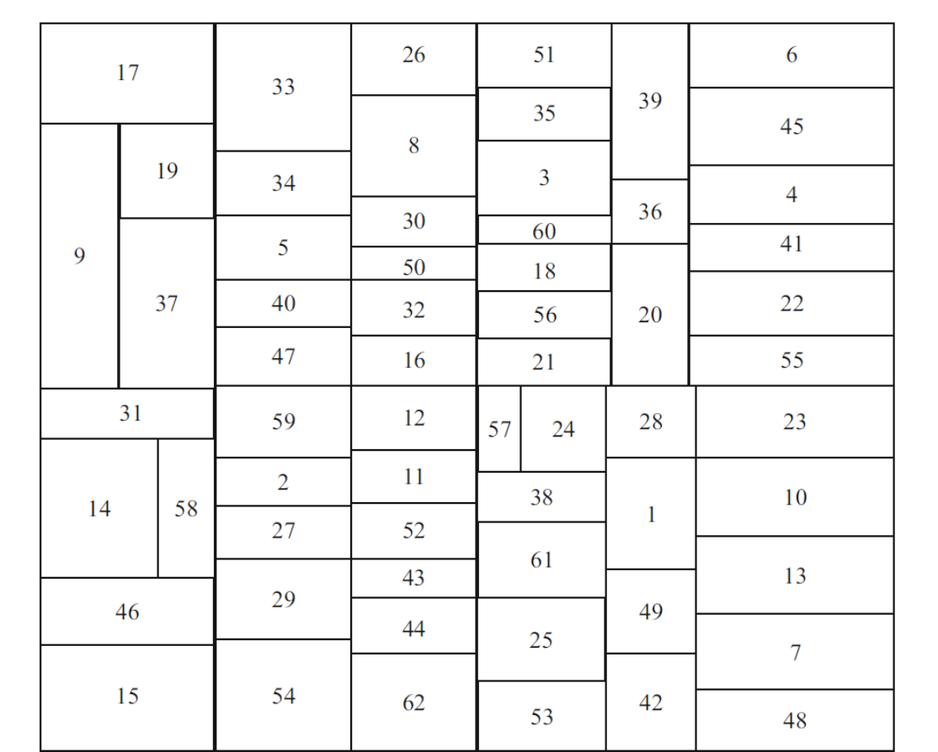
#> input picture findingCorners/img/sample.png, 938 x 752 px, shrunk from 1114 x 894 before the run
$ jupyter execute --allow-errors coordinatesDetector.ipynb
#> lines starting #> are read from the running program, lines starting #| are printed output that depends on the picture; after the words box and inside, x2 and y2 are one past the last pixel; in counts of white or black regions, pixels touching at a corner belong together
1. Make sure all the instructions are downloaded by running these lines in your console

2. Modify settings in the file

[cell 1]
# ! Settings:
imgPath = 'img/sample.png' # path to the image to be analyzed
showImgWithPoints = True # True = would show image with points drawn on it. False = would show found points plotted on a graph

3. Have a file at your computer/laptop with name findRects.py with the following code:

[cell 2]
import cv2
import ast
import easyocr
import numpy as np
import matplotlib.pyplot as plt
from openpyxl import Workbook, load_workbook

# ! Settings:
imgPath = 'img/sample.png' # path to the image to be analyzed
showImgWithPoints = True # True = would show image with points drawn on it. False = would show found points plotted on a graph


# -------------------------------------------------------------------------------------------------------------------- #

# - Create an Excel file that will contain all the coordinates -
wb = Workbook()
ws = wb.active
ws.append(['Top left X', 'Top left Y', 'Width', 'Height'])

# - Get img and prepare it for contour detection -
img = cv2.imread(imgPath)
#> img is the input picture: shape (752, 938, 3); mean B, G, R 242.8, 242.8, 242.8
heightImg, widthImg, channels = img.shape
#> heightImg = 752; widthImg = 938; channels = 3
gray = cv2.cvtColor(img, cv2.COLOR_BGR2GRAY)
ret,thresh = cv2.threshold(gray,50,255,0)
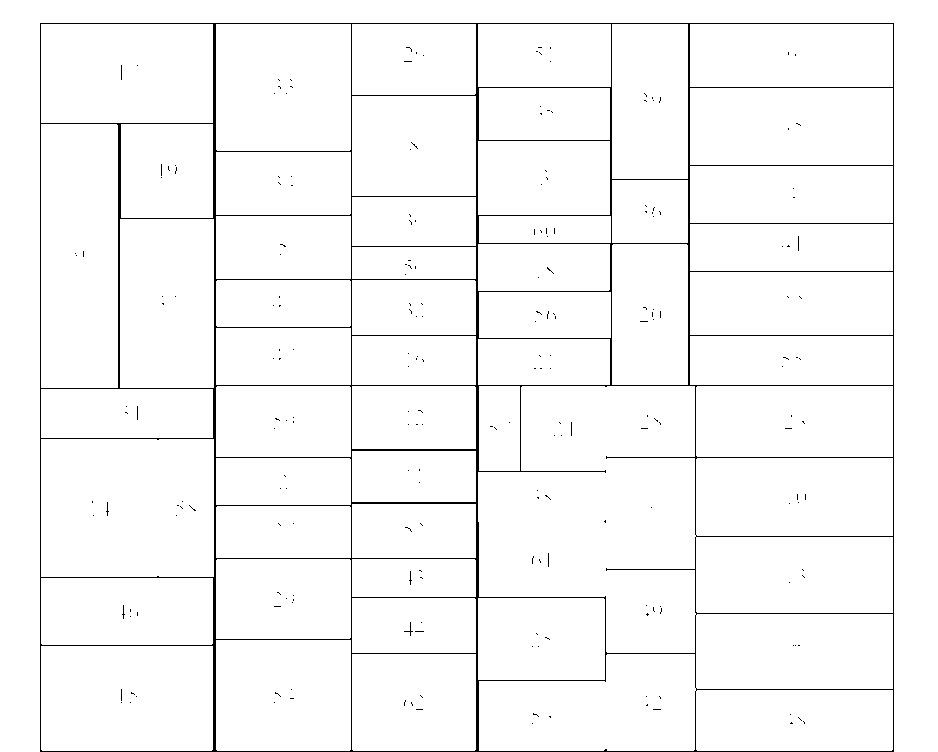
#> thresh: shape (752, 938); 97.4% white; black in thin lines or dots, all inside (x1, y1, x2, y2) = (40, 23, 894, 752)

# - Find contours -
contours,hierarchy = cv2.findContours(thresh, 1, cv2.CHAIN_APPROX_SIMPLE )
#> contours = 393 contours, 331 with area under 20; largest, box (x1, y1, x2, y2) and area: (478, 386, 893, 751) 119242, (0, 0, 938, 752) 80393, (41, 439, 214, 577) 23560, (41, 124, 118, 388) 19988, (41, 646, 213, 751) 17783

# - Gather data -
for cnt in contours:
   x1,y1 = cnt[0][0]
   approx = cv2.approxPolyDP(cnt, 0.01*cv2.arcLength(cnt, True), True)

   # If found a rectangle
   if len(approx) == 4:
      # and that rectangle is not too small
      if(cv2.contourArea(approx) < 10):
         continue

      x, y, w, h = cv2.boundingRect(cnt)

      # Disregard a rectangle that matches the screen (bad implementation perfomance wise)
      if( w == widthImg and h == heightImg):
         continue

      ws.append([x, y, w, h])
#> this loop made 393 passes
#> (x1, y1, approx, x, y, w, h) on passes 40, 43, 47: (352, 654, [[352, 654], [353, 750], [475, 749], [475, 654]], 352, 654, 124, 97), (41, 646, [[41, 646], [42, 750], [212, 749], [212, 646]], 41, 646, 172, 105), (216, 640, [[216, 640], [217, 750], [350, 749], [350, 640]], 216, 640, 135, 111)
#> (x1, y1, x, y, w, h) on passes 70, 71, 79, 91, 92, 116: (478, 598, 478, 598, 127, 82), (352, 598, 352, 598, 124, 55), (41, 578, 41, 578, 172, 67), (352, 559, 352, 559, 124, 38), (217, 559, 216, 559, 135, 80), (217, 506, 216, 506, 135, 52)


# - Clean up data -
# xy1 and xy2 are dupicates of each other if the difference of w1-w2 == h1-h2
for mainRow in ws.iter_rows(min_row=2, max_row=None, min_col=1, max_col=4, values_only=False):
   currentX = mainRow[0].value
   currentY = mainRow[1].value
   currentH = mainRow[2].value
   currentW = mainRow[3].value
   for checkingRow in ws.iter_rows(min_row=mainRow[0].row+1, max_row=None, min_col=1, max_col=4, values_only=False):
      if(checkingRow[0].value != None ):
         if(currentH - checkingRow[2].value == currentW - checkingRow[3].value):
            if(currentX - checkingRow[0].value < 10 and currentY - checkingRow[1].value < 10):
               ws.delete_rows(mainRow[0].row)
               break
#> this loop made 49 passes
#> (currentX, currentY, currentH, currentW) on passes 1 to 12: (352, 654, 124, 97), (41, 646, 172, 105), (216, 640, 135, 111), (478, 598, 127, 82), (352, 598, 124, 55), (41, 578, 172, 67), (352, 559, 124, 38), (216, 559, 135, 80), (216, 506, 135, 52), (352, 504, 124, 54), (216, 458, 135, 47), (352, 451, 124, 51)

# - Create coordinates -
coordinatesWS = wb.create_sheet()
coordinatesWS.title = 'Coordinates'
coordinatesWS.append(['Top left (X,Y)', 'Top right', 'Bottom left', 'Bottom right', 'Department'])
#> (the rest of this cell did not finish here and is left out)


$ run again, with findingCorners/img/example.png copied over findingCorners/img/sample.png
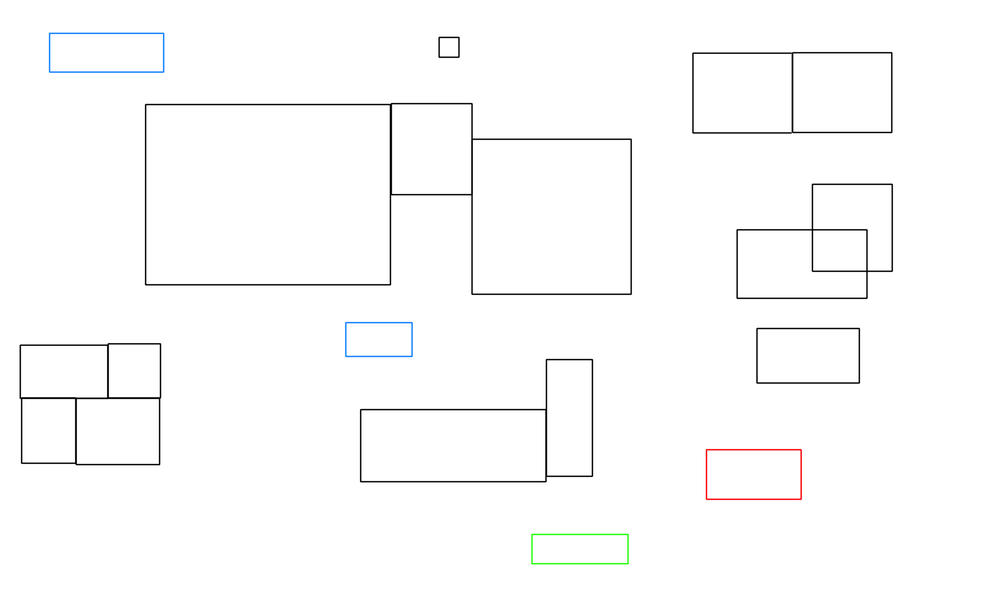
#> input picture findingCorners/img/example.png, 1000 x 616 px, shrunk from 2218 x 1367 before the run
#> img is the input picture: shape (616, 1000, 3); mean B, G, R 251.6, 251.6, 251.5
#> `ret,thresh = cv2.threshold(gray,50,255,0)`:
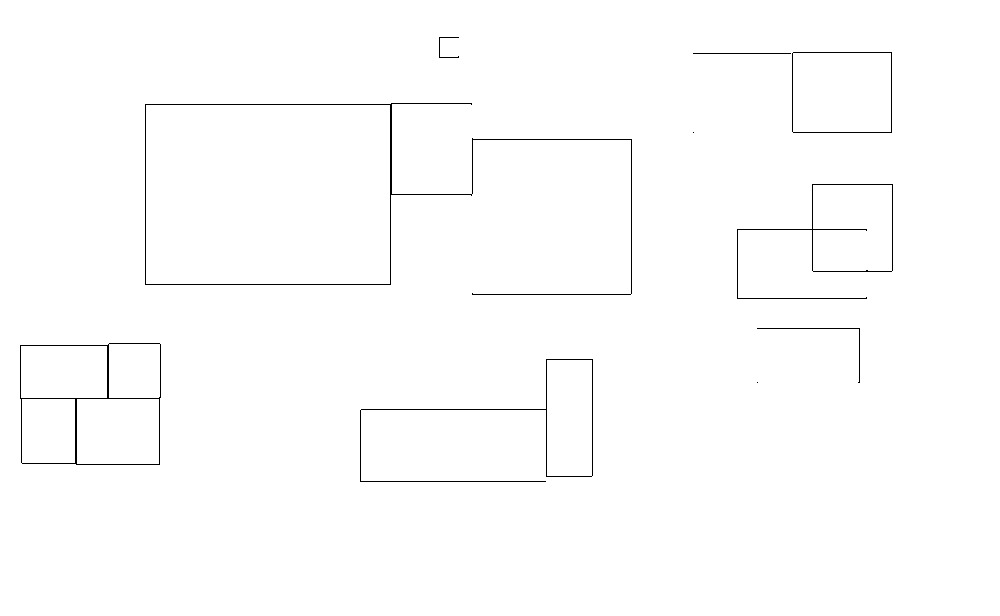
#> thresh: shape (616, 1000); 99.2% white; black in thin lines or dots, all inside (x1, y1, x2, y2) = (20, 37, 893, 482)
#> contours = 20 contours, 2 with area under 20; largest, box (x1, y1, x2, y2) and area: (0, 0, 1000, 616) 614385, (144, 102, 473, 286) 45367, (146, 105, 390, 284) 43254, (19, 343, 162, 466) 11066, (77, 399, 159, 464) 5184
#> the loop `for cnt in contours:` made 20 passes
#> (x1, y1, approx, x, y, w, h) on passes 1, 2, 5, 8, 14: (359, 410, [[359, 410], [361, 480], [546, 481], [360, 482]], 359, 409, 188, 74), (77, 399, [[77, 399], [77, 463], [158, 463], [158, 399]], 77, 399, 82, 65), (21, 346, [[21, 346], [21, 397], [106, 397], [106, 346]], 21, 346, 86, 52), (756, 328, [[756, 328], [859, 327], [860, 382], [858, 329]], 756, 327, 105, 57), (146, 105, [[146, 105], [146, 283], [389, 283], [389, 105]], 146, 105, 244, 179)
#> the loop `for mainRow in ws.iter_rows(min_row=2, max_row=None, min_col=1, max_co..` made 5 passes
#> (currentX, currentY, currentH, currentW) on passes 1 to 5: (359, 409, 188, 74), (77, 399, 82, 65), (21, 346, 86, 52), (756, 327, 105, 57), (146, 105, 244, 179)
